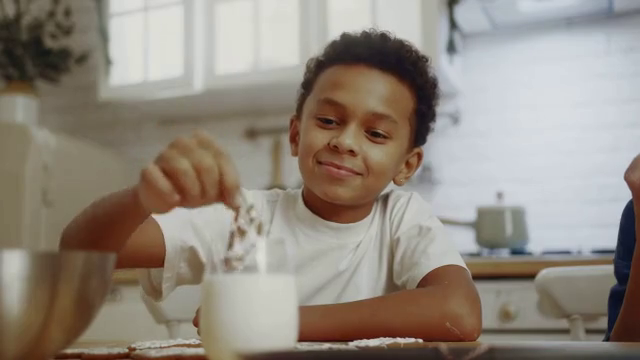
#> input picture frame 10 of input_video.mp4, 640 x 360 px
$ jupyter execute --allow-errors Code.ipynb
#> lines starting #> are read from the running program, lines starting #| are printed output that depends on the picture
#> further down, curr_frame is the input picture: shape (360, 640, 3); mean B, G, R 127.1, 137.5, 146.4
#> `curr_frame_gray = cv2.cvtColor(curr_frame, cv2.COLOR_BGR2GRAY)`:
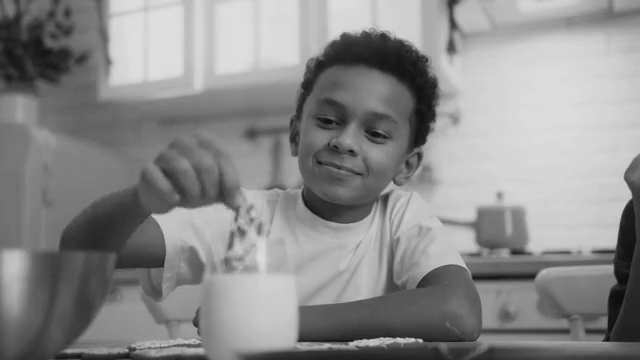
#> curr_frame_gray: shape (360, 640); min 10, max 223, mean 139
<font size="6">Created by : Rashmi Pubuditha <br>Date : 2024/01/03</font>

[cell 1]
import cv2
import numpy as np
from moviepy.editor import VideoFileClip
import huffman
import os

<font size="5">Functions</font>

[cell 2]
# [68 lines left out: functions motion_estimation, motion_compensation, not called in this run]


def combine(inv_dct_blocks, height, width, block_size):
    '''
    Use to combine all the macroblocks after quantization. Reshaped into original image array size
    '''
    reconstructed_image_arr = np.zeros((height, width), dtype=np.float32)

    for i, (row, col) in enumerate([(i, j) for i in range(0, height, block_size) for j in range(0, width, block_size)]):
        reconstructed_image_arr[row:row + block_size, col:col + block_size] = inv_dct_blocks[i]

    return reconstructed_image_arr


def calculate_probabilities(data):
    '''
    Calculate the probabilities after combine all the macroblocks. for construct the one huffman mapping for one image.
    '''
    unique_values, counts = np.unique(data, return_counts=True)
    probabilities = counts / len(data)
    return zip(unique_values, probabilities/8)


# [39 lines left out: functions encode_with_huffman, decode_with_huffman, combine_and_convert_to_uint8, not called in this run]


def encode_frames(frame, block_size, quantization_matrix, output_file_path):
    '''
    Take frame --> devide into macroblocks --> Apply DCT --> Quantize --> combine blocks --> Calculate probabilities -->Take huffman mapping -->
    -->Encode data --> Save encode data into text file

    Apply this function to encode a frame
    '''
    height, width = frame.shape[:2]

    # Divide the frame into 8x8 macro blocks
    macro_blocks = [frame[i:i + block_size, j:j + block_size] for i in range(0, height, block_size) for j in range(0, width, block_size)]

    # Apply DCT to each macro block
    dct_macro_blocks = [cv2.dct(np.float32(block)) for block in macro_blocks]

    # Quantize the DCT coefficients using the given quantization matrix
    quantized_block = [np.round(dct_block / quantization_matrix) for dct_block in dct_macro_blocks]

    # combine again blocks and flattern
    re_img = combine(quantized_block, height, width, block_size)
    flat_re_img = re_img.flatten()
    # Take probalities and mapping huffman
    prob_re_img = list(calculate_probabilities(flat_re_img))
    huffman_mappings = huffman.codebook(prob_re_img)

    # Encode the flattened image using Huffman mappings
    encoded_data = encode_with_huffman(flat_re_img, huffman_mappings)

    # Write the encoded data to a text file
    with open(output_file_path, 'w') as output_file:
        output_file.write(encoded_data)

    return prob_re_img, huffman_mappings,encoded_data


# [98 lines left out: functions decode_frames, mv_encode, mv_decode, reconstruct_frame, calculate_average_length, compression_ratio, not called in this run]


def intra_predict(curr_frame,height, width):
    '''
    Function for Intra frame predintion. Intra-frame prediction by using the average of neighboring pixels
    '''
    predicted_image = np.zeros_like(curr_frame)

    for i in range(1, height):
        for j in range(1, width):
            # Predict the pixel value as the average of its neighbors
            predicted_image[i, j] = (curr_frame[i-1, j] + curr_frame[i, j-1] + curr_frame[i-1, j-1]) // 3

    return predicted_image

[cell 3]
# Quantization matrix

quantization_matrix = np.array([[16, 11, 10, 16, 24, 40, 51, 61],
                                            [12, 12, 14, 19, 26, 58, 60, 55],
                                            [14, 13, 16, 24, 40, 57, 69, 56],
                                            [14, 17, 22, 29, 51, 87, 80, 62],
                                            [18, 22, 37, 56, 68, 109, 103, 77],
                                            [24, 35, 55, 64, 81, 104, 113, 92],
                                            [49, 64, 78, 87, 103, 121, 120, 101],
                                            [72, 92, 95, 98, 112, 100, 103, 99]])

<font size="5">Compress frames using Inter prediction <br>Used IPPPPPPPPPI pattern </font>

[cell 4]
# Read the video
video_path = 'input_video.mp4'
cap = cv2.VideoCapture(video_path)

fps = cap.get(cv2.CAP_PROP_FPS)
width = int(cap.get(cv2.CAP_PROP_FRAME_WIDTH))
height = int(cap.get(cv2.CAP_PROP_FRAME_HEIGHT))

# Create a folder to save frames
output_folder1 = 'motionvector'
os.makedirs(output_folder1, exist_ok=True)

# Create a folder to save frames
output_folder2 = 'inter_predicted'
os.makedirs(output_folder2, exist_ok=True)

# Create a folder to save frames
output_folder3 = 'inter_residual'
os.makedirs(output_folder3, exist_ok=True)

# Create a folder to save frames
output_folder4 = 'inter_reconstructed'
os.makedirs(output_folder4, exist_ok=True)

# Create a folder to save frames
output_folder5 = 'i_frames'
os.makedirs(output_folder5, exist_ok=True)

# Create a folder to save text files
output_folder6 = 'all_text_files'
os.makedirs(output_folder6, exist_ok=True)

# Create a folder to save frames
output_folder8 = 'original_frames'
os.makedirs(output_folder8, exist_ok=True)

# Set the block size for macroblock search
block_size = 8
frame_counter = 0
i_frame_interval = 10  # (IPPPPPPPPPI pattern)
i_no = -1

# Make arrays to save data
original_frame_i = []
processed_frame_i_arr = []
video_arr = []
huffman_mappings_arr = []
huffman_mapping_mv_arr = []
current_bitrate_arr = []

#> (the rest of this cell did not finish here and is left out)

#> in encode_frames, `macro_blocks = [frame[i:i + block_size, j:j + block_size] for i in ran..`: macro_blocks = 3600 items
#> after the loop in combine, `for i, (row, col) in enumerate([(i, j) for i in range(0, height, block..`:
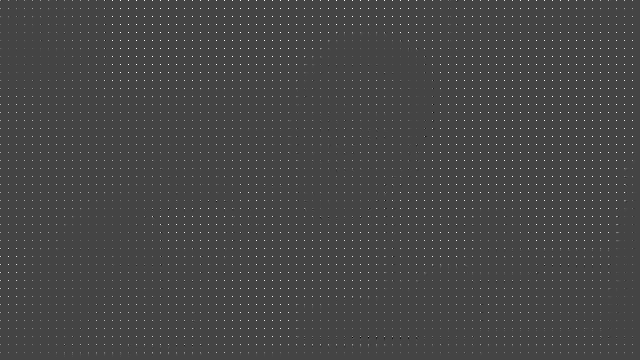
#> reconstructed_image_arr: shape (360, 640) float32; min -41, max 111, mean 1.1; drawn with min black and max white
#> in calculate_probabilities, `unique_values, counts = np.unique(data, return_counts=True)`: unique_values = 146 values from -41 to 111; counts = 146 values, max 213826 at index 34, min 1 at index 0, mean 1578.1
#> in calculate_probabilities, `probabilities = counts / len(data)`: probabilities = 146 values, max 0.928 at index 34, min 4.34e-06 at index 0, mean 0.00685
#> in encode_frames, `prob_re_img = list(calculate_probabilities(flat_re_img))`: prob_re_img = 146 pairs, first value -41 to 111, second value 5.43e-07 to 0.116

        # Read the text files and decode data
        processed_frame_i = decode_frames(output_file_path,huffman_mappings, block_size, height,width, quantization_matrix)   # Decoded i frame
        cv2.imwrite(os.path.join(output_folder5, f'i_frames_{frame_counter}.png'), processed_frame_i)

        # calculate average length , compression ratio and bitrate
        average_len = calculate_average_length(prob_i, huffman_mappings)
        cr = compression_ratio(height, width, average_len)
        current_bitrate = len(encoded_i)*fps
        current_bitrate_arr.append(current_bitrate)

        # print information
        print(f'saved I frame {frame_counter}, CR = {cr} , Bitrate {current_bitrate/1000} kbps')

        processed_frame_i_arr.append(processed_frame_i)  # reconstructed i frame array
        i_no += 1
        video_arr.append(processed_frame_i_arr[i_no])  # array of the video frames
        huffman_mappings_arr.append(huffman_mappings) # huffman mappings of frames


    # for predition frames (Inter prediction - P frames)
    elif frame_counter % i_frame_interval != 0:

        # Convert to grayscale for motion estimation
        curr_frame_gray = cv2.cvtColor(curr_frame, cv2.COLOR_BGR2GRAY)
        cv2.imwrite(os.path.join(output_folder8, f'original_frame_{frame_counter}.png'), curr_frame_gray)

        # Perform motion estimation to get motion vectors
        motion_vectors = motion_estimation(prev_frame, curr_frame_gray, block_size)

        # Visualize the motion vectors (optional)
        for y in range(0, motion_vectors.shape[0]):
            for x in range(0, motion_vectors.shape[1]):
                dx, dy = motion_vectors[y, x]
                cv2.arrowedLine(curr_frame, (x * block_size + block_size // 2, y * block_size + block_size // 2),
                                (x * block_size + block_size // 2 + dx, y * block_size + block_size // 2 + dy),
                                color=(0, 255, 0), thickness=1)

            # Save the frame with motion vectors
            cv2.imwrite(os.path.join(output_folder1, f'motion_vector_{frame_counter}.png'), curr_frame)


        # Encode and save text files of motion vectors
        output_file_path_mv = os.path.join(output_folder6, f'text_mv{frame_counter}.txt')
        huffman_mapping_mv,encoded_mv = mv_encode(motion_vectors, output_file_path_mv)
        huffman_mapping_mv_arr.append(huffman_mapping_mv)  # huffman mapping of motion vectors

        # Perform motion compensation to predict the current frame
        predicted_frame = motion_compensation(prev_frame, motion_vectors , block_size)
        cv2.imwrite(os.path.join(output_folder2, f'inter_predicted_frame_{frame_counter}.png'), predicted_frame)

        # take the residual frame
        residual = cv2.absdiff(original_frame_i[i_no], predicted_frame)
        cv2.imwrite(os.path.join(output_folder3, f'inter_residual_frame_{frame_counter}.png'), residual)

        # encode the residual and save text files
        output_file_path_res = os.path.join(output_folder6, f'text_residual{frame_counter}.txt')
        prob_i,huffman_mappings,encoded_i = encode_frames(residual, block_size=8, quantization_matrix = quantization_matrix, output_file_path=output_file_path_res)
        huffman_mappings_arr.append(huffman_mappings) # huffman mapping of frames

        # Decoding files

        # Decoding motionvector
        motion_vectors_decode = mv_decode(output_file_path_mv, huffman_mapping_mv, height,width,block_size)
        # Decoding residual
        processed_frame_res = decode_frames(output_file_path_res,huffman_mappings, block_size, height,width, quantization_matrix)

        # Reconstruct the frame and save png
        final_predicted_image = reconstruct_frame(processed_frame_i_arr[i_no], motion_vectors_decode, processed_frame_res, block_size)
        cv2.imwrite(os.path.join(output_folder4, f'reconstructed_{frame_counter}.png'), final_predicted_image)

        # calculate average length, compression ratio and bitrate
        average_len = calculate_average_length(prob_i, huffman_mappings)
        cr = compression_ratio(height, width, average_len)
        current_bitrate = (len(encoded_i)+len(encoded_mv))*fps
        current_bitrate_arr.append(current_bitrate)

        print(f'saved predicted frame {frame_counter}, CR = {cr} , Bitrate {current_bitrate/1000} kbps')

        video_arr.append(final_predicted_image)

    prev_frame = curr_frame_gray

    frame_counter += 1

# Release the video capture and close the window
cap.release()
cv2.destroyAllWindows()

<font size="5">Reconstruct the video </font>

[cell 5]
# Define the codec and create a VideoWriter object
fourcc = cv2.VideoWriter_fourcc(*'H264')
out = cv2.VideoWriter('Reconstructed_video_inter_prediction1.mp4', fourcc, fps, (width, height), isColor=False)  # isColor=False for grayscale video

# Write each frame to the video
for frame in video_arr:
    out.write(frame)

# Release the VideoWriter object
out.release()

<font size="5">Get the output video using transmitted files (This code, Decoding text files  reconstruct the video)</font>

[cell 6]
fps = 25
width = 640
height = 360

# Video writer to save the processed video
output_path = "Transmit_reconstructed_video.mp4"

fourcc = cv2.VideoWriter_fourcc(*'H264')
out = cv2.VideoWriter(output_path, fourcc, fps, (width, height), isColor=False)  # isColor=False for grayscale video

# Create a folder to save frames
output_folder1 = 'Transmit_reconstructed'
os.makedirs(output_folder1, exist_ok=True)

# Set the block size for macroblock search
block_size = 8
frame_counter = 0
i_frame_interval = 10
i_no = -1
total_frames = 100

folder_name = 'all_text_files'

frame_i_arr = []
video_arr_decoded = []
mv=0

#> (the rest of this cell did not finish here and is left out)

<font size="5">Adjust the compression ratio of all the frame for transmit in a fixed bitrate<br>The fixed bitrate is taken as = 6500 kbps</font>

[cell 7]
# Read the video
video_path = 'input_video.mp4'
cap = cv2.VideoCapture(video_path)

fps = cap.get(cv2.CAP_PROP_FPS)
width = int(cap.get(cv2.CAP_PROP_FRAME_WIDTH))
height = int(cap.get(cv2.CAP_PROP_FRAME_HEIGHT))

# Create a folder to save frames
output_folder3 = 'adjust_output_frames_residual'
os.makedirs(output_folder3, exist_ok=True)

# Create a folder to save frames
output_folder4 = 'adjust_reconstructed'
os.makedirs(output_folder4, exist_ok=True)

# Create a folder to save frames
output_folder1 = 'adjust_i_frames'
os.makedirs(output_folder1, exist_ok=True)

# Create a folder to save frames
output_folder7 = 'adjust_text_files'
os.makedirs(output_folder7, exist_ok=True)

# Set the block size for macroblock search
block_size = 8
frame_counter = 0
i_frame_interval = 10
i_no = -1
target_bitrate = 6500000  # fixed bitrate is taken as 6500 kbps

original_frame_i = []
processed_frame_i_arr = []
adjust_video_arr = []
huffman_mappings_i_arr = []
huffman_mapping_mv_arr = []

#> (the rest of this cell did not finish here and is left out)

[cell 8]
# Define the codec and create a VideoWriter object
fourcc = cv2.VideoWriter_fourcc(*'H264')
out = cv2.VideoWriter('Adjusted_reconstructed_video.mp4', fourcc, fps, (width, height), isColor=False)  # isColor=False for grayscale video

# Write each frame to the video
for frame in adjust_video_arr:
    out.write(frame)

# Release the VideoWriter object
out.release()

<font size="5">Method 2: Compress each frames using Intra prediction (By taking the average of neiboring pixels) - Additional code</font>

[cell 9]
# Read the video
video_path = 'input_video.mp4'
cap = cv2.VideoCapture(video_path)

fps = cap.get(cv2.CAP_PROP_FPS)
width = int(cap.get(cv2.CAP_PROP_FRAME_WIDTH))
height = int(cap.get(cv2.CAP_PROP_FRAME_HEIGHT))

# Create a folder to save frames
output_folder7 = 'intra_predicted'
os.makedirs(output_folder7, exist_ok=True)

# Create a folder to save frames
output_folder9 = 'intra_residual'
os.makedirs(output_folder9, exist_ok=True)

# Create a folder to save frames
output_folder10 = 'intra_text'
os.makedirs(output_folder10, exist_ok=True)

# Create a folder to save frames
output_folder11 = 'intra_reconstructed'
os.makedirs(output_folder11, exist_ok=True)

# Set the block size for macroblock search
block_size = 8
frame_counter = 0

#> (the rest of this cell did not finish here and is left out)

#> after the loop in intra_predict, `for i in range(1, height):`:
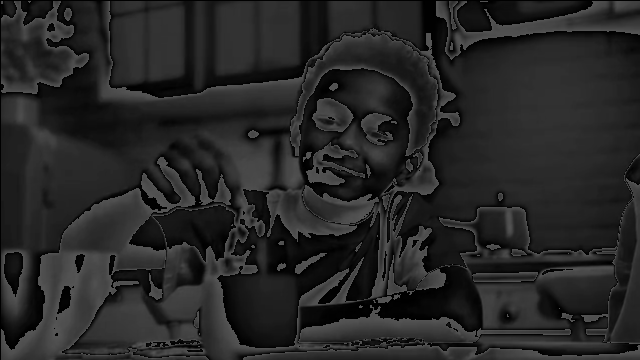
#> predicted_image: shape (360, 640); min 0, max 85, mean 38.2
    cv2.imwrite(os.path.join(output_folder7, f'intra_predicted_frame_{frame_counter}.png'), intra_predicted_result)
    output_file_path_intra_pred = os.path.join(output_folder10, f'intra_text_predicted{frame_counter}.txt')
    prob_intra_pred,huffman_mappings_intra_pred,encoded_intra_pred = encode_frames(intra_predicted_result, block_size=8, quantization_matrix = quantization_matrix, output_file_path=output_file_path_intra_pred)
#> call 2 of combine, with height = 360, width = 640, block_size = 8
#> after the loop in combine (call 2), `for i, (row, col) in enumerate([(i, j) for i in range(0, height, block..`:
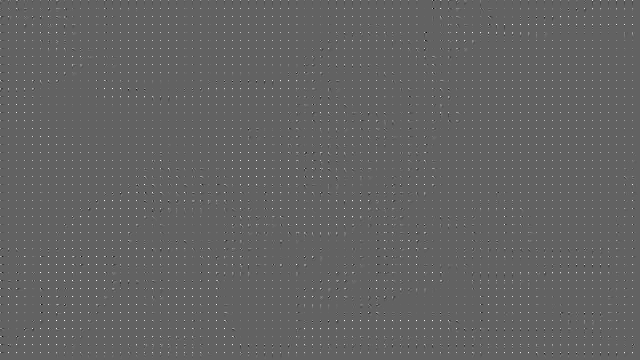
#> reconstructed_image_arr: shape (360, 640) float32; min -26, max 41, mean 0.3; drawn with min black and max white

$ run again, starting later in the video
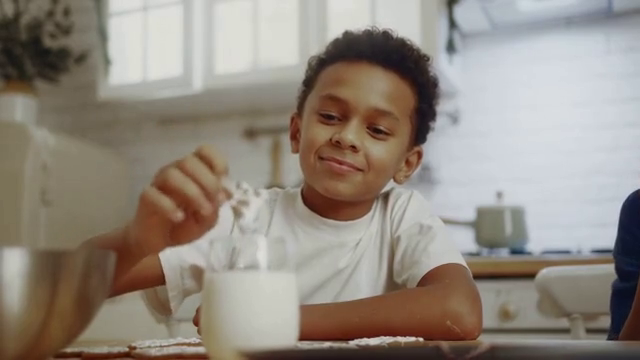
#> input picture frame 45 of input_video.mp4, 640 x 360 px
#> curr_frame is the input picture: shape (360, 640, 3); mean B, G, R 128, 137.8, 146.6
#> `curr_frame_gray = cv2.cvtColor(curr_frame, cv2.COLOR_BGR2GRAY)`:
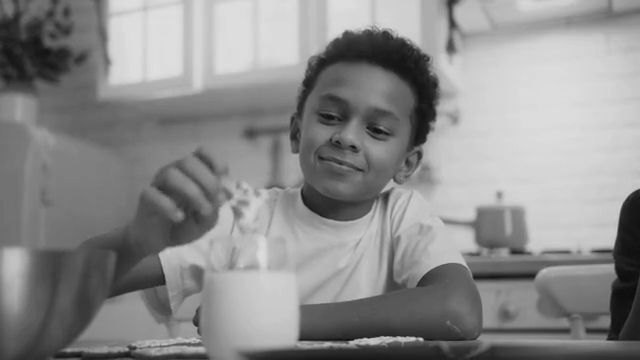
#> curr_frame_gray: shape (360, 640); min 11, max 223, mean 139.3
#> macro_blocks = 3600 items
#> unique_values = 145 values from -38 to 111; counts = 145 values, max 213901 at index 33, min 1 at index 1, mean 1589
#> probabilities = 145 values, max 0.928 at index 33, min 4.34e-06 at index 1, mean 0.0069
#> prob_re_img = 145 pairs, first value -38 to 111, second value 5.43e-07 to 0.116
#> after the loop in intra_predict, `for i in range(1, height):`:
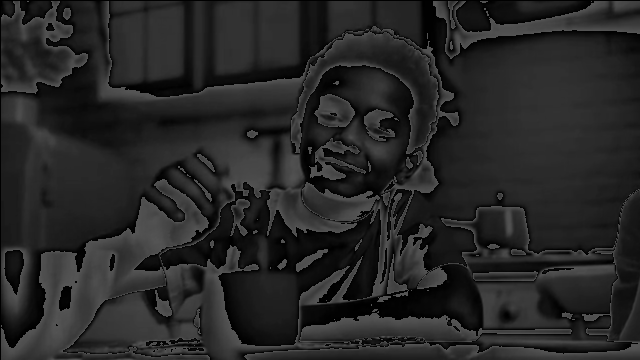
#> predicted_image: shape (360, 640); min 0, max 85, mean 38.2

$ run again, starting later in the video
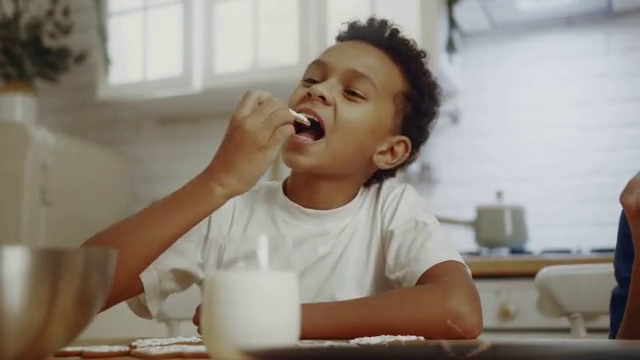
#> input picture frame 80 of input_video.mp4, 640 x 360 px
#> curr_frame is the input picture: shape (360, 640, 3); mean B, G, R 126.8, 137.6, 146.5
#> `curr_frame_gray = cv2.cvtColor(curr_frame, cv2.COLOR_BGR2GRAY)`:
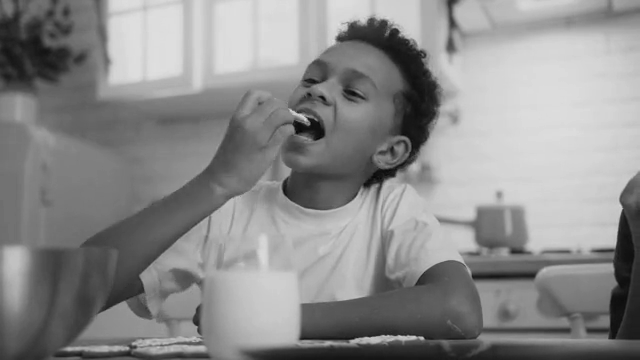
#> curr_frame_gray: shape (360, 640); min 7, max 223, mean 139
#> macro_blocks = 3600 items
#> unique_values = 144 values from -34 to 111; counts = 144 values, max 213697 at index 32, min 1 at index 0, mean 1600
#> probabilities = 144 values, max 0.928 at index 32, min 4.34e-06 at index 0, mean 0.00694
#> prob_re_img = 144 pairs, first value -34 to 111, second value 5.43e-07 to 0.116
#> after the loop in intra_predict, `for i in range(1, height):`:
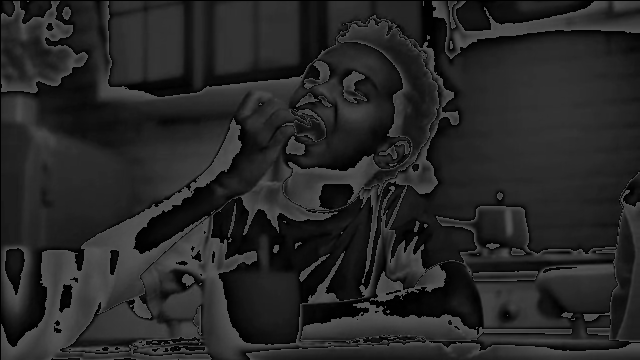
#> predicted_image: shape (360, 640); min 0, max 85, mean 38.1
